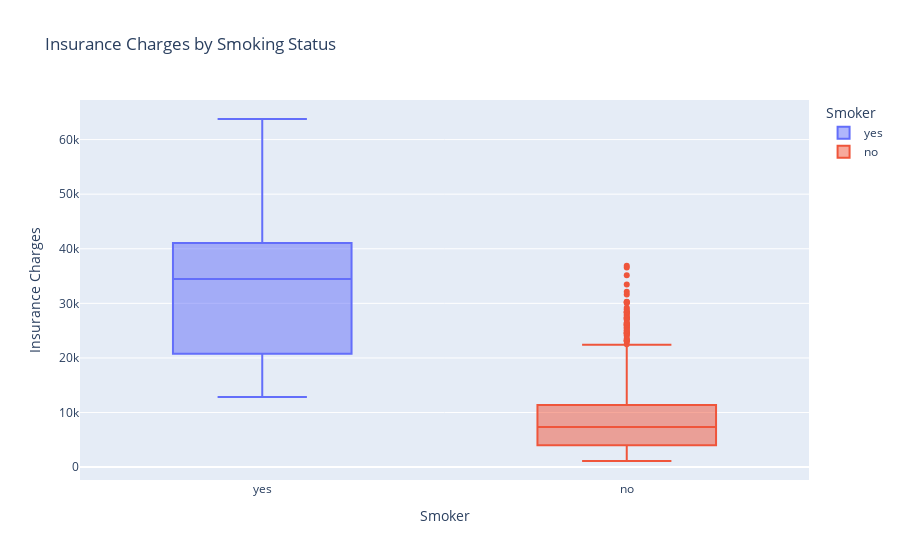

Notebook code cell kept with this figure:
### Markdown cell above
Plotly – Charges by Smoking Status

### Code cell
fig = px.box(clean_df, x="smoker", y="charges", color="smoker",
             title="Insurance Charges by Smoking Status",
             labels={"charges": "Insurance Charges", "smoker": "Smoker"})
fig.show()

### Figure 1 — Plotly figure (JSON) as saved in the notebook; plotly's stock layout.template omitted (floating-point values rounded to 4 significant figures; data arrays with more than 128 entries replaced by an {"elided": "..."} marker saying what was removed)
{"data": [{"alignmentgroup": "True", "hovertemplate": "Smoker=%{x}<br>Insurance Charges=%{y}<extra></extra>", "legendgroup": "yes", "marker": {"color": "#636efa"}, "name": "yes", "notched": false, "offsetgroup": "yes", "orientation": "v", "showlegend": true, "type": "box", "x": {"elided": "274 str values"}, "x0": " ", "xaxis": "x", "y": {"elided": "274 float values"}, "y0": " ", "yaxis": "y"}, {"alignmentgroup": "True", "hovertemplate": "Smoker=%{x}<br>Insurance Charges=%{y}<extra></extra>", "legendgroup": "no", "marker": {"color": "#EF553B"}, "name": "no", "notched": false, "offsetgroup": "no", "orientation": "v", "showlegend": true, "type": "box", "x": {"elided": "1063 str values"}, "x0": " ", "xaxis": "x", "y": {"elided": "1063 float values"}, "y0": " ", "yaxis": "y"}], "layout": {"boxmode": "overlay", "legend": {"title": {"text": "Smoker"}, "tracegroupgap": 0}, "title": {"text": "Insurance Charges by Smoking Status"}, "xaxis": {"anchor": "y", "categoryarray": ["yes", "no"], "categoryorder": "array", "domain": [0, 1], "title": {"text": "Smoker"}}, "yaxis": {"anchor": "x", "domain": [0, 1], "title": {"text": "Insurance Charges"}}}}
